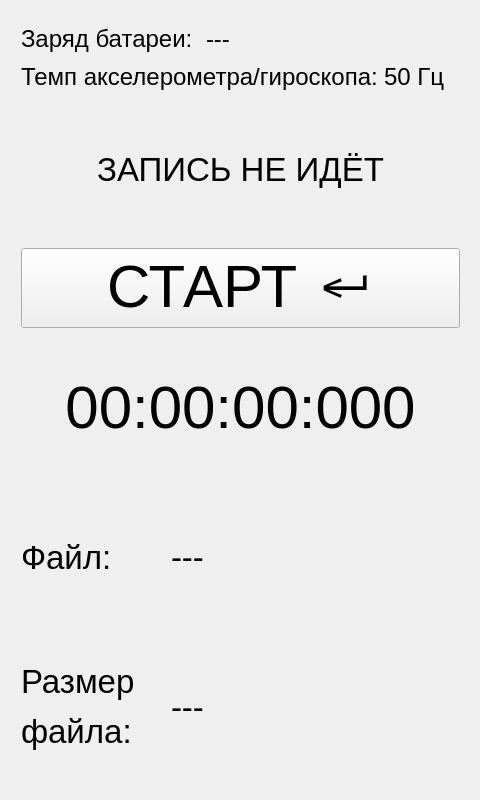
<?xml version="1.0" encoding="UTF-8"?>
<ui version="4.0">
 <class>MainWindow</class>
 <widget class="QMainWindow" name="MainWindow">
  <property name="geometry">
   <rect>
    <x>0</x>
    <y>0</y>
    <width>480</width>
    <height>800</height>
   </rect>
  </property>
  <property name="minimumSize">
   <size>
    <width>480</width>
    <height>800</height>
   </size>
  </property>
  <property name="maximumSize">
   <size>
    <width>480</width>
    <height>800</height>
   </size>
  </property>
  <property name="font">
   <font>
    <pointsize>12</pointsize>
   </font>
  </property>
  <property name="windowTitle">
   <string>MainWindow</string>
  </property>
  <widget class="QWidget" name="centralWidget">
   <widget class="QWidget" name="verticalLayoutWidget">
    <property name="geometry">
     <rect>
      <x>10</x>
      <y>10</y>
      <width>461</width>
      <height>781</height>
     </rect>
    </property>
    <layout class="QVBoxLayout" name="verticalLayout" stretch="1,0,4,4,4,4,4">
     <item>
      <layout class="QHBoxLayout" name="horizontalLayout_3" stretch="1,2">
       <item>
        <widget class="QLabel" name="label_2">
         <property name="font">
          <font>
           <pointsize>18</pointsize>
          </font>
         </property>
         <property name="text">
          <string>Заряд батареи: </string>
         </property>
        </widget>
       </item>
       <item>
        <widget class="QLabel" name="ChargeLvlLbl">
         <property name="font">
          <font>
           <pointsize>18</pointsize>
          </font>
         </property>
         <property name="text">
          <string>---</string>
         </property>
        </widget>
       </item>
      </layout>
     </item>
     <item>
      <layout class="QHBoxLayout" name="horizontalLayout_5">
       <item>
        <widget class="QLabel" name="label_4">
         <property name="font">
          <font>
           <pointsize>18</pointsize>
          </font>
         </property>
         <property name="text">
          <string>Темп акселерометра/гироскопа:</string>
         </property>
        </widget>
       </item>
       <item>
        <widget class="QLabel" name="label_5">
         <property name="font">
          <font>
           <pointsize>18</pointsize>
          </font>
         </property>
         <property name="text">
          <string>50 Гц</string>
         </property>
        </widget>
       </item>
      </layout>
     </item>
     <item>
      <widget class="QLabel" name="RecLbl">
       <property name="font">
        <font>
         <pointsize>25</pointsize>
        </font>
       </property>
       <property name="text">
        <string>ЗАПИСЬ НЕ ИДЁТ</string>
       </property>
       <property name="alignment">
        <set>Qt::AlignCenter</set>
       </property>
      </widget>
     </item>
     <item>
      <widget class="QPushButton" name="pushButton">
       <property name="font">
        <font>
         <pointsize>45</pointsize>
        </font>
       </property>
       <property name="text">
        <string>СТАРТ ↵</string>
       </property>
      </widget>
     </item>
     <item>
      <widget class="QLabel" name="TimerLbl">
       <property name="font">
        <font>
         <pointsize>45</pointsize>
        </font>
       </property>
       <property name="text">
        <string>00:00:00:000</string>
       </property>
       <property name="alignment">
        <set>Qt::AlignCenter</set>
       </property>
      </widget>
     </item>
     <item>
      <layout class="QHBoxLayout" name="horizontalLayout" stretch="1,2">
       <item>
        <widget class="QLabel" name="label">
         <property name="font">
          <font>
           <pointsize>25</pointsize>
          </font>
         </property>
         <property name="text">
          <string>Файл:</string>
         </property>
        </widget>
       </item>
       <item>
        <widget class="QLabel" name="FileNameLbl">
         <property name="font">
          <font>
           <pointsize>25</pointsize>
          </font>
         </property>
         <property name="text">
          <string>---</string>
         </property>
        </widget>
       </item>
      </layout>
     </item>
     <item>
      <layout class="QHBoxLayout" name="horizontalLayout_2" stretch="1,2">
       <item>
        <widget class="QLabel" name="label_3">
         <property name="font">
          <font>
           <pointsize>25</pointsize>
          </font>
         </property>
         <property name="text">
          <string>&lt;html&gt;&lt;head/&gt;&lt;body&gt;&lt;p&gt;Размер &lt;/p&gt;&lt;p&gt;файла:&lt;/p&gt;&lt;/body&gt;&lt;/html&gt;</string>
         </property>
        </widget>
       </item>
       <item>
        <widget class="QLabel" name="FileSizeLbl">
         <property name="font">
          <font>
           <pointsize>25</pointsize>
          </font>
         </property>
         <property name="text">
          <string>---</string>
         </property>
        </widget>
       </item>
      </layout>
     </item>
    </layout>
   </widget>
  </widget>
 </widget>
 <layoutdefault spacing="6" margin="11"/>
 <resources/>
 <connections/>
</ui>
